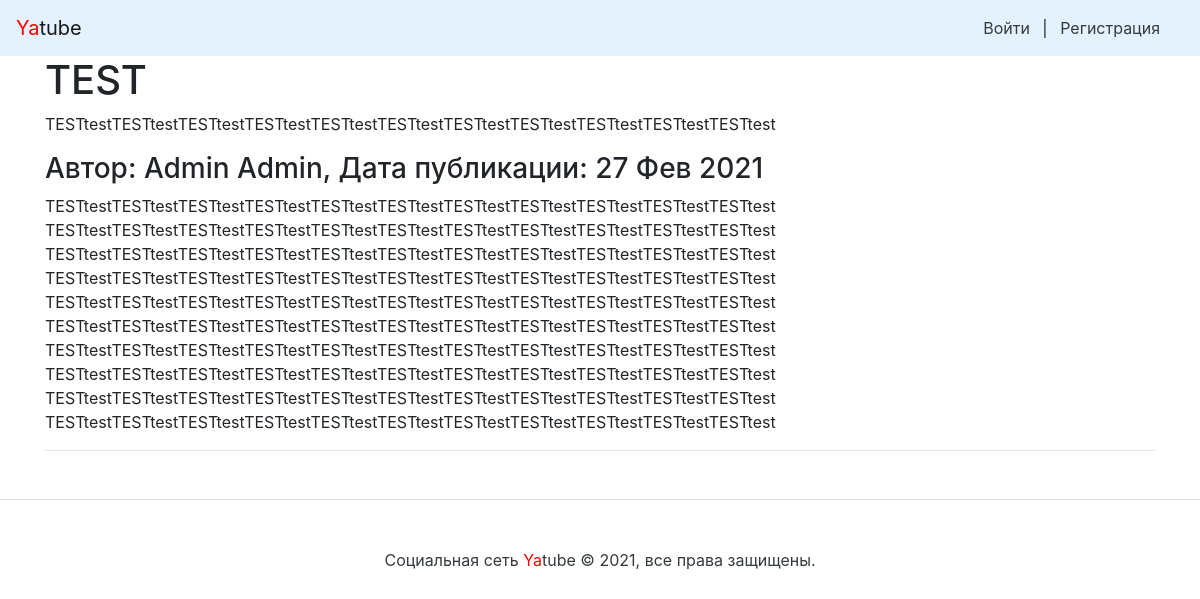
The app's page /group/test/, older data.
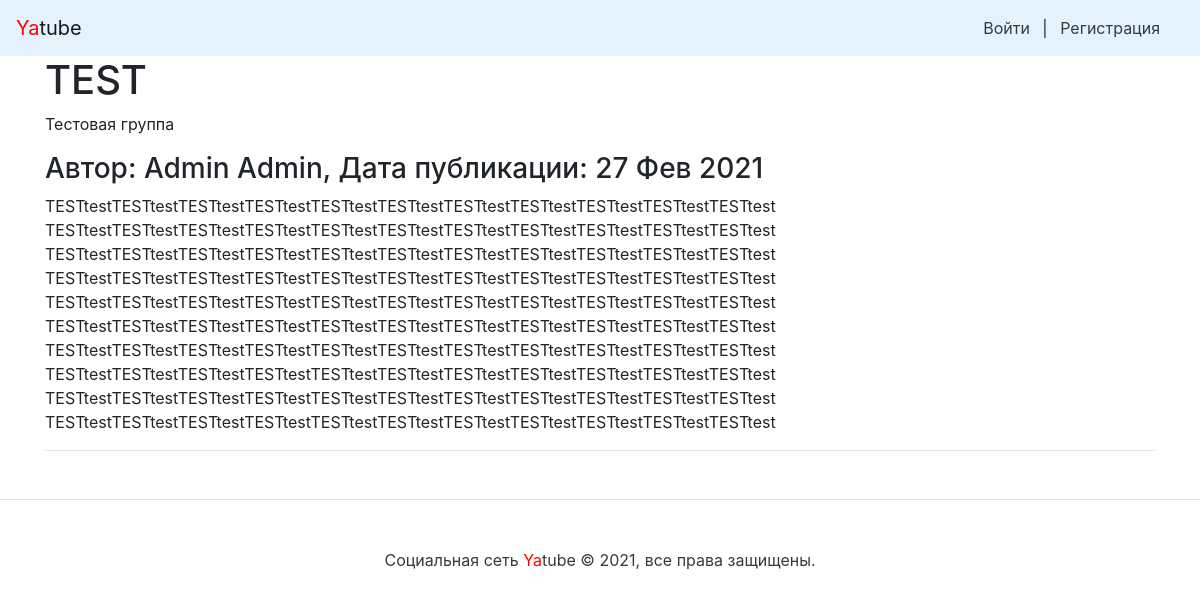
The same page, newer data.
### posts/models.py (models this page shows, shortened)
class Group(models.Model):
    title = models.CharField(max_length=200)
    slug = models.SlugField(unique=True)
    description = models.TextField()

### posts/views.py (the view)
# urls.py: path("group/<slug:slug>/", views.group_posts, name="show_group"),
def group_posts(request, slug):
    group = get_object_or_404(Group, slug=slug)
    posts = group.posts.all()[:12]
    return render(request, "group.html", {"group": group, "posts": posts})

### users/context_processors.py (called while the page is built)
def year(request):
    current_year = dt.date.today().year
    return {
        "year": current_year
    }

### templates/posts/group.html (shortened to what this page needs)
{% extends "base.html" %}
{% block header %}{{ group.title }}{% endblock %}
{% block content %}
    <p>{{ group.description }}</p>
    {% for post in posts %}
      <h3>
            Автор: {{ post.author.get_full_name }}, Дата публикации: {{ post.pub_date|date:"d M Y" }}
      </h3>
      <p>{{ post.text|linebreaksbr }}</p>
      <hr>
    {% endfor %}
{% endblock %}

Row changes from the older to the newer data that the page shows:
changed Group "TEST": description "TESTtestTESTtestTESTtestTESTtestTESTtestTESTtestTESTtestTESTtestTESTtestTESTtestTESTtest" → "Тестовая группа"
